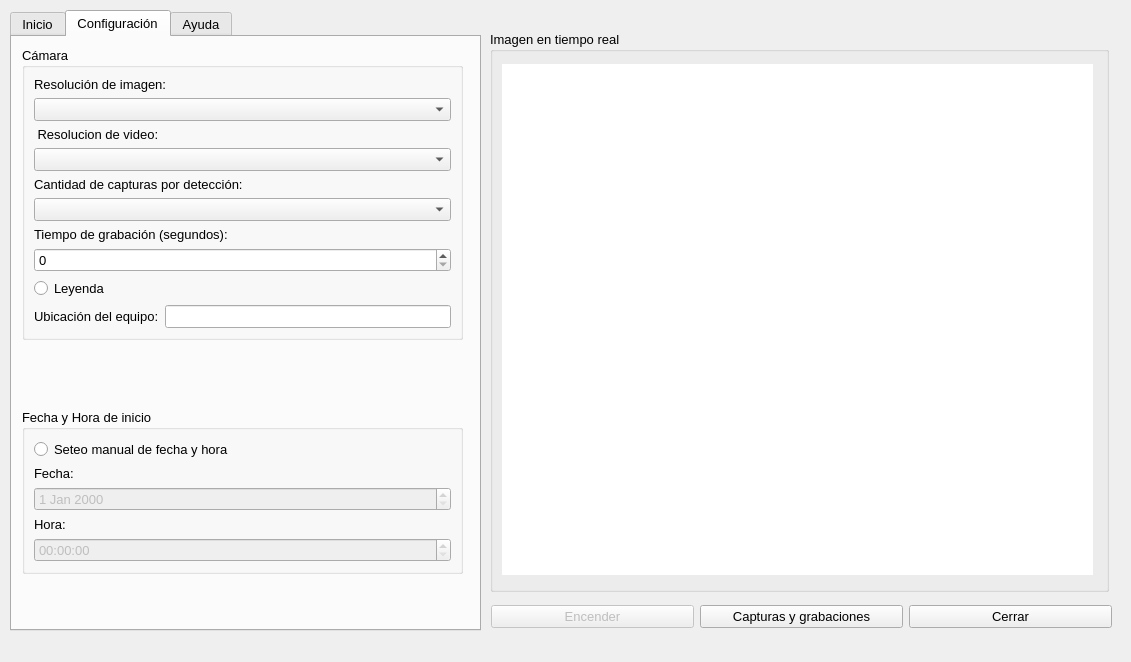
<?xml version="1.0" encoding="UTF-8"?>
<ui version="4.0">
 <class>MainWindow</class>
 <widget class="QMainWindow" name="MainWindow">
  <property name="enabled">
   <bool>true</bool>
  </property>
  <property name="geometry">
   <rect>
    <x>0</x>
    <y>0</y>
    <width>1131</width>
    <height>662</height>
   </rect>
  </property>
  <property name="minimumSize">
   <size>
    <width>1131</width>
    <height>662</height>
   </size>
  </property>
  <property name="maximumSize">
   <size>
    <width>1131</width>
    <height>662</height>
   </size>
  </property>
  <property name="font">
   <font>
    <pointsize>10</pointsize>
   </font>
  </property>
  <property name="windowTitle">
   <string>MainWindow</string>
  </property>
  <property name="autoFillBackground">
   <bool>false</bool>
  </property>
  <property name="documentMode">
   <bool>false</bool>
  </property>
  <widget class="QWidget" name="centralwidget">
   <widget class="QTabWidget" name="Inicio">
    <property name="geometry">
     <rect>
      <x>10</x>
      <y>10</y>
      <width>471</width>
      <height>621</height>
     </rect>
    </property>
    <property name="sizePolicy">
     <sizepolicy hsizetype="Fixed" vsizetype="Fixed">
      <horstretch>0</horstretch>
      <verstretch>0</verstretch>
     </sizepolicy>
    </property>
    <property name="whatsThis">
     <string>&lt;html&gt;&lt;head/&gt;&lt;body&gt;&lt;p&gt;&lt;br/&gt;&lt;/p&gt;&lt;/body&gt;&lt;/html&gt;</string>
    </property>
    <property name="currentIndex">
     <number>1</number>
    </property>
    <widget class="QWidget" name="tab_2">
     <attribute name="title">
      <string>Inicio</string>
     </attribute>
     <layout class="QVBoxLayout" name="verticalLayout_4">
      <item>
       <widget class="QGroupBox" name="groupBox_9">
        <property name="title">
         <string>Configuracion establecida</string>
        </property>
        <layout class="QHBoxLayout" name="horizontalLayout_3">
         <item>
          <widget class="QTreeWidget" name="twConfiguracionSeteada">
           <property name="sizePolicy">
            <sizepolicy hsizetype="Expanding" vsizetype="Expanding">
             <horstretch>0</horstretch>
             <verstretch>0</verstretch>
            </sizepolicy>
           </property>
           <property name="minimumSize">
            <size>
             <width>0</width>
             <height>0</height>
            </size>
           </property>
           <property name="maximumSize">
            <size>
             <width>3242424</width>
             <height>234242</height>
            </size>
           </property>
           <property name="font">
            <font>
             <pointsize>10</pointsize>
             <kerning>true</kerning>
            </font>
           </property>
           <property name="acceptDrops">
            <bool>false</bool>
           </property>
           <property name="layoutDirection">
            <enum>Qt::LeftToRight</enum>
           </property>
           <property name="autoFillBackground">
            <bool>false</bool>
           </property>
           <property name="styleSheet">
            <string notr="true"/>
           </property>
           <property name="inputMethodHints">
            <set>Qt::ImhNone</set>
           </property>
           <property name="frameShape">
            <enum>QFrame::WinPanel</enum>
           </property>
           <property name="frameShadow">
            <enum>QFrame::Sunken</enum>
           </property>
           <property name="midLineWidth">
            <number>0</number>
           </property>
           <property name="verticalScrollBarPolicy">
            <enum>Qt::ScrollBarAlwaysOff</enum>
           </property>
           <property name="horizontalScrollBarPolicy">
            <enum>Qt::ScrollBarAlwaysOff</enum>
           </property>
           <property name="sizeAdjustPolicy">
            <enum>QAbstractScrollArea::AdjustIgnored</enum>
           </property>
           <property name="autoScroll">
            <bool>true</bool>
           </property>
           <property name="showDropIndicator" stdset="0">
            <bool>false</bool>
           </property>
           <property name="uniformRowHeights">
            <bool>true</bool>
           </property>
           <property name="wordWrap">
            <bool>false</bool>
           </property>
           <attribute name="headerDefaultSectionSize">
            <number>200</number>
           </attribute>
           <attribute name="headerMinimumSectionSize">
            <number>200</number>
           </attribute>
           <column>
            <property name="text">
             <string>Características</string>
            </property>
           </column>
           <column>
            <property name="text">
             <string>Valor</string>
            </property>
           </column>
          </widget>
         </item>
        </layout>
       </widget>
      </item>
      <item>
       <widget class="QGroupBox" name="groupBox_3">
        <property name="title">
         <string>Fecha y horario de avistamientos</string>
        </property>
        <layout class="QHBoxLayout" name="horizontalLayout_2">
         <item>
          <widget class="QTreeWidget" name="twAvistamientos">
           <property name="layoutDirection">
            <enum>Qt::LeftToRight</enum>
           </property>
           <property name="frameShape">
            <enum>QFrame::WinPanel</enum>
           </property>
           <property name="verticalScrollBarPolicy">
            <enum>Qt::ScrollBarAlwaysOff</enum>
           </property>
           <property name="horizontalScrollBarPolicy">
            <enum>Qt::ScrollBarAlwaysOff</enum>
           </property>
           <property name="sizeAdjustPolicy">
            <enum>QAbstractScrollArea::AdjustIgnored</enum>
           </property>
           <property name="autoScroll">
            <bool>true</bool>
           </property>
           <property name="showDropIndicator" stdset="0">
            <bool>false</bool>
           </property>
           <property name="alternatingRowColors">
            <bool>false</bool>
           </property>
           <property name="selectionMode">
            <enum>QAbstractItemView::SingleSelection</enum>
           </property>
           <property name="uniformRowHeights">
            <bool>true</bool>
           </property>
           <property name="expandsOnDoubleClick">
            <bool>true</bool>
           </property>
           <attribute name="headerCascadingSectionResizes">
            <bool>false</bool>
           </attribute>
           <attribute name="headerDefaultSectionSize">
            <number>200</number>
           </attribute>
           <attribute name="headerHighlightSections">
            <bool>false</bool>
           </attribute>
           <attribute name="headerMinimumSectionSize">
            <number>200</number>
           </attribute>
           <attribute name="headerShowSortIndicator" stdset="0">
            <bool>false</bool>
           </attribute>
           <column>
            <property name="text">
             <string>Fecha</string>
            </property>
           </column>
           <column>
            <property name="text">
             <string>Horario</string>
            </property>
           </column>
          </widget>
         </item>
        </layout>
       </widget>
      </item>
     </layout>
    </widget>
    <widget class="QWidget" name="tab_4">
     <attribute name="title">
      <string>Configuración</string>
     </attribute>
     <widget class="QWidget" name="layoutWidget">
      <property name="geometry">
       <rect>
        <x>10</x>
        <y>10</y>
        <width>441</width>
        <height>589</height>
       </rect>
      </property>
      <layout class="QVBoxLayout" name="verticalLayout_13">
       <item>
        <widget class="QGroupBox" name="groupBox_8">
         <property name="title">
          <string>Cámara</string>
         </property>
         <layout class="QVBoxLayout" name="verticalLayout_19">
          <item>
           <layout class="QVBoxLayout" name="verticalLayout_18">
            <item>
             <layout class="QVBoxLayout" name="verticalLayout_17">
              <item>
               <layout class="QVBoxLayout" name="verticalLayout_7">
                <item>
                 <widget class="QLabel" name="label_32">
                  <property name="text">
                   <string>Resolución de imagen:</string>
                  </property>
                 </widget>
                </item>
                <item>
                 <widget class="QComboBox" name="cbResImagen">
                  <item>
                   <property name="text">
                    <string/>
                   </property>
                  </item>
                  <item>
                   <property name="text">
                    <string>8 MP - 4:3</string>
                   </property>
                  </item>
                  <item>
                   <property name="text">
                    <string>2 MP - 16:9</string>
                   </property>
                  </item>
                  <item>
                   <property name="text">
                    <string>2 MP - 4:3</string>
                   </property>
                  </item>
                  <item>
                   <property name="text">
                    <string>1.5 MP - 16:9</string>
                   </property>
                  </item>
                  <item>
                   <property name="text">
                    <string>0.9 MP - 16:9</string>
                   </property>
                  </item>
                  <item>
                   <property name="text">
                    <string>0.3 MP - 4:3</string>
                   </property>
                  </item>
                 </widget>
                </item>
               </layout>
              </item>
              <item>
               <layout class="QVBoxLayout" name="verticalLayout_6">
                <item>
                 <widget class="QLabel" name="label_15">
                  <property name="text">
                   <string> Resolucion de video:</string>
                  </property>
                 </widget>
                </item>
                <item>
                 <widget class="QComboBox" name="cbResVideo">
                  <item>
                   <property name="text">
                    <string/>
                   </property>
                  </item>
                  <item>
                   <property name="text">
                    <string>1080p - 30fps</string>
                   </property>
                  </item>
                  <item>
                   <property name="text">
                    <string>720p - 60fps</string>
                   </property>
                  </item>
                  <item>
                   <property name="text">
                    <string>480p - 60fps</string>
                   </property>
                  </item>
                  <item>
                   <property name="text">
                    <string>480p - 90fps</string>
                   </property>
                  </item>
                 </widget>
                </item>
               </layout>
              </item>
              <item>
               <layout class="QVBoxLayout" name="verticalLayout_11">
                <item>
                 <widget class="QLabel" name="label_16">
                  <property name="text">
                   <string>Cantidad de capturas por detección:</string>
                  </property>
                 </widget>
                </item>
                <item>
                 <widget class="QComboBox" name="cbNroCapturas">
                  <item>
                   <property name="text">
                    <string/>
                   </property>
                  </item>
                  <item>
                   <property name="text">
                    <string>1</string>
                   </property>
                  </item>
                  <item>
                   <property name="text">
                    <string>2</string>
                   </property>
                  </item>
                  <item>
                   <property name="text">
                    <string>3</string>
                   </property>
                  </item>
                  <item>
                   <property name="text">
                    <string>4</string>
                   </property>
                  </item>
                  <item>
                   <property name="text">
                    <string>5</string>
                   </property>
                  </item>
                 </widget>
                </item>
               </layout>
              </item>
              <item>
               <layout class="QVBoxLayout" name="verticalLayout_9">
                <item>
                 <widget class="QLabel" name="label_33">
                  <property name="text">
                   <string>Tiempo de grabación (segundos):</string>
                  </property>
                 </widget>
                </item>
                <item>
                 <widget class="QSpinBox" name="sbDuracion">
                  <property name="minimum">
                   <number>0</number>
                  </property>
                  <property name="maximum">
                   <number>90</number>
                  </property>
                  <property name="value">
                   <number>0</number>
                  </property>
                 </widget>
                </item>
               </layout>
              </item>
             </layout>
            </item>
            <item>
             <widget class="QRadioButton" name="rbLeyenda">
              <property name="text">
               <string>Leyenda</string>
              </property>
             </widget>
            </item>
            <item>
             <layout class="QHBoxLayout" name="horizontalLayout_7">
              <item>
               <widget class="QLabel" name="label_17">
                <property name="text">
                 <string>Ubicación del equipo:</string>
                </property>
               </widget>
              </item>
              <item>
               <widget class="QLineEdit" name="leUbicacion">
                <property name="text">
                 <string/>
                </property>
               </widget>
              </item>
             </layout>
            </item>
           </layout>
          </item>
         </layout>
        </widget>
       </item>
       <item>
        <spacer name="verticalSpacer">
         <property name="orientation">
          <enum>Qt::Vertical</enum>
         </property>
         <property name="sizeHint" stdset="0">
          <size>
           <width>20</width>
           <height>40</height>
          </size>
         </property>
        </spacer>
       </item>
       <item>
        <widget class="QGroupBox" name="groupBox_7">
         <property name="title">
          <string>Fecha y Hora de inicio</string>
         </property>
         <layout class="QHBoxLayout" name="horizontalLayout_8">
          <item>
           <layout class="QVBoxLayout" name="verticalLayout_12">
            <item>
             <widget class="QRadioButton" name="rbFechayhora">
              <property name="text">
               <string>Seteo manual de fecha y hora</string>
              </property>
             </widget>
            </item>
            <item>
             <layout class="QVBoxLayout" name="verticalLayout_8">
              <item>
               <widget class="QLabel" name="label_21">
                <property name="text">
                 <string>Fecha:</string>
                </property>
               </widget>
              </item>
              <item>
               <widget class="QDateEdit" name="deFecha">
                <property name="enabled">
                 <bool>false</bool>
                </property>
                <property name="font">
                 <font>
                  <pointsize>10</pointsize>
                 </font>
                </property>
                <property name="autoFillBackground">
                 <bool>false</bool>
                </property>
                <property name="readOnly">
                 <bool>false</bool>
                </property>
               </widget>
              </item>
             </layout>
            </item>
            <item>
             <layout class="QVBoxLayout" name="verticalLayout_10">
              <item>
               <widget class="QLabel" name="label_20">
                <property name="text">
                 <string>Hora:</string>
                </property>
               </widget>
              </item>
              <item>
               <widget class="QTimeEdit" name="teHora">
                <property name="enabled">
                 <bool>false</bool>
                </property>
                <property name="font">
                 <font>
                  <pointsize>10</pointsize>
                 </font>
                </property>
                <property name="readOnly">
                 <bool>false</bool>
                </property>
               </widget>
              </item>
             </layout>
            </item>
           </layout>
          </item>
         </layout>
        </widget>
       </item>
       <item>
        <spacer name="verticalSpacer_3">
         <property name="orientation">
          <enum>Qt::Vertical</enum>
         </property>
         <property name="sizeHint" stdset="0">
          <size>
           <width>20</width>
           <height>40</height>
          </size>
         </property>
        </spacer>
       </item>
      </layout>
     </widget>
    </widget>
    <widget class="QWidget" name="tab">
     <attribute name="title">
      <string>Ayuda</string>
     </attribute>
     <widget class="QWidget" name="layoutWidget">
      <property name="geometry">
       <rect>
        <x>10</x>
        <y>10</y>
        <width>441</width>
        <height>571</height>
       </rect>
      </property>
      <layout class="QHBoxLayout" name="horizontalLayout_5">
       <item>
        <spacer name="verticalSpacer_6">
         <property name="orientation">
          <enum>Qt::Vertical</enum>
         </property>
         <property name="sizeHint" stdset="0">
          <size>
           <width>20</width>
           <height>40</height>
          </size>
         </property>
        </spacer>
       </item>
       <item>
        <layout class="QVBoxLayout" name="verticalLayout_16">
         <item>
          <layout class="QVBoxLayout" name="verticalLayout_15">
           <item>
            <widget class="QLabel" name="label_37">
             <property name="enabled">
              <bool>true</bool>
             </property>
             <property name="font">
              <font>
               <pointsize>10</pointsize>
               <weight>75</weight>
               <bold>true</bold>
               <stylestrategy>PreferAntialias</stylestrategy>
              </font>
             </property>
             <property name="layoutDirection">
              <enum>Qt::LeftToRight</enum>
             </property>
             <property name="autoFillBackground">
              <bool>false</bool>
             </property>
             <property name="frameShadow">
              <enum>QFrame::Plain</enum>
             </property>
             <property name="text">
              <string>Pasos para configurar sistema:</string>
             </property>
             <property name="textFormat">
              <enum>Qt::AutoText</enum>
             </property>
             <property name="alignment">
              <set>Qt::AlignLeading|Qt::AlignLeft|Qt::AlignTop</set>
             </property>
             <property name="wordWrap">
              <bool>true</bool>
             </property>
            </widget>
           </item>
           <item>
            <widget class="QLabel" name="label_38">
             <property name="sizePolicy">
              <sizepolicy hsizetype="Preferred" vsizetype="Preferred">
               <horstretch>0</horstretch>
               <verstretch>0</verstretch>
              </sizepolicy>
             </property>
             <property name="minimumSize">
              <size>
               <width>0</width>
               <height>0</height>
              </size>
             </property>
             <property name="font">
              <font>
               <family>MS Shell Dlg 2</family>
               <pointsize>9</pointsize>
               <weight>50</weight>
               <italic>false</italic>
               <bold>false</bold>
               <underline>false</underline>
               <stylestrategy>PreferAntialias</stylestrategy>
               <kerning>false</kerning>
              </font>
             </property>
             <property name="layoutDirection">
              <enum>Qt::LeftToRight</enum>
             </property>
             <property name="autoFillBackground">
              <bool>false</bool>
             </property>
             <property name="frameShadow">
              <enum>QFrame::Plain</enum>
             </property>
             <property name="text">
              <string>1) En pestaña Configuración, seleccionar resolución de imagen y video, cantidad de capturas, duración de grabación, leyenda y nombre de la ubicación del equipo, mostrada en la leyenda.                                                                                                                                                                                </string>
             </property>
             <property name="textFormat">
              <enum>Qt::AutoText</enum>
             </property>
             <property name="alignment">
              <set>Qt::AlignLeading|Qt::AlignLeft|Qt::AlignTop</set>
             </property>
             <property name="wordWrap">
              <bool>true</bool>
             </property>
            </widget>
           </item>
           <item>
            <widget class="QLabel" name="label">
             <property name="font">
              <font>
               <pointsize>9</pointsize>
               <stylestrategy>PreferDefault</stylestrategy>
               <kerning>false</kerning>
              </font>
             </property>
             <property name="text">
              <string>En caso de no haber conexión a internet, seleccionar seteo manual y setear hora, la misma se asignará al presionar el boton encender.</string>
             </property>
             <property name="wordWrap">
              <bool>true</bool>
             </property>
            </widget>
           </item>
           <item>
            <spacer name="verticalSpacer_4">
             <property name="orientation">
              <enum>Qt::Vertical</enum>
             </property>
             <property name="sizeHint" stdset="0">
              <size>
               <width>20</width>
               <height>20</height>
              </size>
             </property>
            </spacer>
           </item>
           <item>
            <widget class="QLabel" name="label_39">
             <property name="font">
              <font>
               <family>MS Shell Dlg 2</family>
               <pointsize>9</pointsize>
               <weight>50</weight>
               <italic>false</italic>
               <bold>false</bold>
               <underline>false</underline>
               <stylestrategy>PreferAntialias</stylestrategy>
               <kerning>false</kerning>
              </font>
             </property>
             <property name="layoutDirection">
              <enum>Qt::LeftToRight</enum>
             </property>
             <property name="autoFillBackground">
              <bool>false</bool>
             </property>
             <property name="frameShadow">
              <enum>QFrame::Plain</enum>
             </property>
             <property name="text">
              <string>2) Encender sistema.</string>
             </property>
             <property name="textFormat">
              <enum>Qt::AutoText</enum>
             </property>
             <property name="alignment">
              <set>Qt::AlignLeading|Qt::AlignLeft|Qt::AlignTop</set>
             </property>
             <property name="wordWrap">
              <bool>true</bool>
             </property>
            </widget>
           </item>
           <item>
            <spacer name="verticalSpacer_9">
             <property name="orientation">
              <enum>Qt::Vertical</enum>
             </property>
             <property name="sizeHint" stdset="0">
              <size>
               <width>20</width>
               <height>20</height>
              </size>
             </property>
            </spacer>
           </item>
           <item>
            <widget class="QLabel" name="label_44">
             <property name="font">
              <font>
               <family>MS Shell Dlg 2</family>
               <pointsize>9</pointsize>
               <weight>50</weight>
               <italic>false</italic>
               <bold>false</bold>
               <underline>false</underline>
               <stylestrategy>PreferAntialias</stylestrategy>
               <kerning>false</kerning>
              </font>
             </property>
             <property name="layoutDirection">
              <enum>Qt::LeftToRight</enum>
             </property>
             <property name="autoFillBackground">
              <bool>false</bool>
             </property>
             <property name="frameShadow">
              <enum>QFrame::Plain</enum>
             </property>
             <property name="text">
              <string>La fecha y hora mostrada en configuración indica cuando fue encendido el sistema.</string>
             </property>
             <property name="textFormat">
              <enum>Qt::AutoText</enum>
             </property>
             <property name="alignment">
              <set>Qt::AlignLeading|Qt::AlignLeft|Qt::AlignTop</set>
             </property>
             <property name="wordWrap">
              <bool>true</bool>
             </property>
            </widget>
           </item>
           <item>
            <spacer name="verticalSpacer_10">
             <property name="orientation">
              <enum>Qt::Vertical</enum>
             </property>
             <property name="sizeHint" stdset="0">
              <size>
               <width>20</width>
               <height>20</height>
              </size>
             </property>
            </spacer>
           </item>
           <item>
            <widget class="QLabel" name="label_45">
             <property name="font">
              <font>
               <family>MS Shell Dlg 2</family>
               <pointsize>9</pointsize>
               <weight>50</weight>
               <italic>false</italic>
               <bold>false</bold>
               <underline>false</underline>
               <stylestrategy>PreferAntialias</stylestrategy>
               <kerning>false</kerning>
              </font>
             </property>
             <property name="layoutDirection">
              <enum>Qt::LeftToRight</enum>
             </property>
             <property name="autoFillBackground">
              <bool>false</bool>
             </property>
             <property name="frameShadow">
              <enum>QFrame::Plain</enum>
             </property>
             <property name="text">
              <string>Para realizar cambios en el funcionamiento del equipo, se requiere cerrar y volver a abrir.</string>
             </property>
             <property name="textFormat">
              <enum>Qt::AutoText</enum>
             </property>
             <property name="alignment">
              <set>Qt::AlignLeading|Qt::AlignLeft|Qt::AlignTop</set>
             </property>
             <property name="wordWrap">
              <bool>true</bool>
             </property>
            </widget>
           </item>
          </layout>
         </item>
         <item>
          <spacer name="verticalSpacer_8">
           <property name="orientation">
            <enum>Qt::Vertical</enum>
           </property>
           <property name="sizeHint" stdset="0">
            <size>
             <width>20</width>
             <height>40</height>
            </size>
           </property>
          </spacer>
         </item>
         <item>
          <layout class="QVBoxLayout" name="verticalLayout_14">
           <item>
            <widget class="QLabel" name="label_40">
             <property name="enabled">
              <bool>true</bool>
             </property>
             <property name="font">
              <font>
               <pointsize>10</pointsize>
               <weight>75</weight>
               <bold>true</bold>
               <stylestrategy>PreferAntialias</stylestrategy>
              </font>
             </property>
             <property name="layoutDirection">
              <enum>Qt::LeftToRight</enum>
             </property>
             <property name="autoFillBackground">
              <bool>false</bool>
             </property>
             <property name="frameShadow">
              <enum>QFrame::Plain</enum>
             </property>
             <property name="text">
              <string>Boton Capturas y grabaciones:</string>
             </property>
             <property name="textFormat">
              <enum>Qt::AutoText</enum>
             </property>
             <property name="alignment">
              <set>Qt::AlignLeading|Qt::AlignLeft|Qt::AlignTop</set>
             </property>
             <property name="wordWrap">
              <bool>true</bool>
             </property>
            </widget>
           </item>
           <item>
            <widget class="QLabel" name="label_41">
             <property name="font">
              <font>
               <family>MS Shell Dlg 2</family>
               <pointsize>9</pointsize>
               <weight>50</weight>
               <italic>false</italic>
               <bold>false</bold>
               <underline>false</underline>
               <stylestrategy>PreferAntialias</stylestrategy>
               <kerning>false</kerning>
              </font>
             </property>
             <property name="layoutDirection">
              <enum>Qt::LeftToRight</enum>
             </property>
             <property name="autoFillBackground">
              <bool>false</bool>
             </property>
             <property name="frameShadow">
              <enum>QFrame::Plain</enum>
             </property>
             <property name="text">
              <string>Redirecciona a directorio en el cual se almacenan las capturas y grabaciones realizadas.</string>
             </property>
             <property name="textFormat">
              <enum>Qt::AutoText</enum>
             </property>
             <property name="alignment">
              <set>Qt::AlignLeading|Qt::AlignLeft|Qt::AlignTop</set>
             </property>
             <property name="wordWrap">
              <bool>true</bool>
             </property>
            </widget>
           </item>
          </layout>
         </item>
         <item>
          <spacer name="verticalSpacer_2">
           <property name="orientation">
            <enum>Qt::Vertical</enum>
           </property>
           <property name="sizeHint" stdset="0">
            <size>
             <width>20</width>
             <height>40</height>
            </size>
           </property>
          </spacer>
         </item>
         <item>
          <layout class="QVBoxLayout" name="verticalLayout_5">
           <item>
            <widget class="QLabel" name="label_42">
             <property name="enabled">
              <bool>true</bool>
             </property>
             <property name="font">
              <font>
               <pointsize>10</pointsize>
               <weight>75</weight>
               <bold>true</bold>
               <stylestrategy>PreferAntialias</stylestrategy>
              </font>
             </property>
             <property name="layoutDirection">
              <enum>Qt::LeftToRight</enum>
             </property>
             <property name="autoFillBackground">
              <bool>false</bool>
             </property>
             <property name="frameShadow">
              <enum>QFrame::Plain</enum>
             </property>
             <property name="text">
              <string>Boton Cerrar:</string>
             </property>
             <property name="textFormat">
              <enum>Qt::AutoText</enum>
             </property>
             <property name="alignment">
              <set>Qt::AlignLeading|Qt::AlignLeft|Qt::AlignTop</set>
             </property>
             <property name="wordWrap">
              <bool>true</bool>
             </property>
            </widget>
           </item>
           <item>
            <widget class="QLabel" name="label_43">
             <property name="font">
              <font>
               <family>MS Shell Dlg 2</family>
               <pointsize>9</pointsize>
               <weight>50</weight>
               <italic>false</italic>
               <bold>false</bold>
               <underline>false</underline>
               <stylestrategy>PreferAntialias</stylestrategy>
               <kerning>false</kerning>
              </font>
             </property>
             <property name="layoutDirection">
              <enum>Qt::LeftToRight</enum>
             </property>
             <property name="autoFillBackground">
              <bool>false</bool>
             </property>
             <property name="frameShadow">
              <enum>QFrame::Plain</enum>
             </property>
             <property name="text">
              <string>Utilizado para finalizar programa en caso de requerir apagar el equipo o cambiar las resoluciones, duración del video y/o cantidad de capturas por detección.</string>
             </property>
             <property name="textFormat">
              <enum>Qt::AutoText</enum>
             </property>
             <property name="alignment">
              <set>Qt::AlignLeading|Qt::AlignLeft|Qt::AlignTop</set>
             </property>
             <property name="wordWrap">
              <bool>true</bool>
             </property>
            </widget>
           </item>
          </layout>
         </item>
         <item>
          <spacer name="verticalSpacer_5">
           <property name="orientation">
            <enum>Qt::Vertical</enum>
           </property>
           <property name="sizeHint" stdset="0">
            <size>
             <width>20</width>
             <height>40</height>
            </size>
           </property>
          </spacer>
         </item>
         <item>
          <spacer name="horizontalSpacer">
           <property name="orientation">
            <enum>Qt::Horizontal</enum>
           </property>
           <property name="sizeHint" stdset="0">
            <size>
             <width>40</width>
             <height>20</height>
            </size>
           </property>
          </spacer>
         </item>
        </layout>
       </item>
       <item>
        <spacer name="verticalSpacer_7">
         <property name="orientation">
          <enum>Qt::Vertical</enum>
         </property>
         <property name="sizeHint" stdset="0">
          <size>
           <width>20</width>
           <height>40</height>
          </size>
         </property>
        </spacer>
       </item>
      </layout>
     </widget>
    </widget>
   </widget>
   <widget class="QGroupBox" name="gbImagenVivo">
    <property name="geometry">
     <rect>
      <x>490</x>
      <y>31</y>
      <width>619</width>
      <height>561</height>
     </rect>
    </property>
    <property name="autoFillBackground">
     <bool>true</bool>
    </property>
    <property name="styleSheet">
     <string notr="true"/>
    </property>
    <property name="title">
     <string>Imagen en tiempo real</string>
    </property>
    <widget class="QLabel" name="lbVideo">
     <property name="geometry">
      <rect>
       <x>12</x>
       <y>33</y>
       <width>591</width>
       <height>511</height>
      </rect>
     </property>
     <property name="autoFillBackground">
      <bool>false</bool>
     </property>
     <property name="styleSheet">
      <string notr="true">background-color:rgb(255, 255, 255)</string>
     </property>
     <property name="text">
      <string/>
     </property>
    </widget>
   </widget>
   <widget class="QSplitter" name="splitter">
    <property name="geometry">
     <rect>
      <x>0</x>
      <y>0</y>
      <width>0</width>
      <height>0</height>
     </rect>
    </property>
    <property name="orientation">
     <enum>Qt::Vertical</enum>
    </property>
   </widget>
   <widget class="QWidget" name="layoutWidget">
    <property name="geometry">
     <rect>
      <x>0</x>
      <y>0</y>
      <width>2</width>
      <height>2</height>
     </rect>
    </property>
    <layout class="QVBoxLayout" name="verticalLayout_2"/>
   </widget>
   <widget class="QWidget" name="layoutWidget">
    <property name="geometry">
     <rect>
      <x>0</x>
      <y>0</y>
      <width>2</width>
      <height>2</height>
     </rect>
    </property>
    <layout class="QVBoxLayout" name="verticalLayout_3"/>
   </widget>
   <widget class="QWidget" name="layoutWidget">
    <property name="geometry">
     <rect>
      <x>0</x>
      <y>0</y>
      <width>2</width>
      <height>2</height>
     </rect>
    </property>
    <layout class="QHBoxLayout" name="horizontalLayout_4"/>
   </widget>
   <widget class="QWidget" name="layoutWidget">
    <property name="geometry">
     <rect>
      <x>0</x>
      <y>0</y>
      <width>2</width>
      <height>2</height>
     </rect>
    </property>
    <layout class="QVBoxLayout" name="verticalLayout"/>
   </widget>
   <widget class="QWidget" name="layoutWidget">
    <property name="geometry">
     <rect>
      <x>0</x>
      <y>0</y>
      <width>2</width>
      <height>2</height>
     </rect>
    </property>
    <layout class="QHBoxLayout" name="horizontalLayout_6"/>
   </widget>
   <widget class="QWidget" name="layoutWidget">
    <property name="geometry">
     <rect>
      <x>491</x>
      <y>601</y>
      <width>621</width>
      <height>32</height>
     </rect>
    </property>
    <layout class="QHBoxLayout" name="horizontalLayout">
     <item>
      <widget class="QPushButton" name="pbEncender">
       <property name="enabled">
        <bool>false</bool>
       </property>
       <property name="contextMenuPolicy">
        <enum>Qt::DefaultContextMenu</enum>
       </property>
       <property name="acceptDrops">
        <bool>false</bool>
       </property>
       <property name="inputMethodHints">
        <set>Qt::ImhNone</set>
       </property>
       <property name="text">
        <string>Encender</string>
       </property>
       <property name="checkable">
        <bool>false</bool>
       </property>
       <property name="checked">
        <bool>false</bool>
       </property>
       <property name="default">
        <bool>false</bool>
       </property>
      </widget>
     </item>
     <item>
      <widget class="QPushButton" name="pbCapturas">
       <property name="enabled">
        <bool>true</bool>
       </property>
       <property name="text">
        <string>Capturas y grabaciones</string>
       </property>
       <property name="autoDefault">
        <bool>false</bool>
       </property>
       <property name="default">
        <bool>false</bool>
       </property>
       <property name="flat">
        <bool>false</bool>
       </property>
      </widget>
     </item>
     <item>
      <widget class="QPushButton" name="pbCerrar">
       <property name="text">
        <string>Cerrar</string>
       </property>
      </widget>
     </item>
    </layout>
   </widget>
  </widget>
  <action name="actionFecha_y_Hora">
   <property name="text">
    <string>Fecha y Hora</string>
   </property>
  </action>
  <action name="actionC_mara">
   <property name="text">
    <string>Cámara</string>
   </property>
  </action>
  <action name="actionEditar">
   <property name="text">
    <string>Editar</string>
   </property>
  </action>
  <action name="actionTama_o_de_ventana">
   <property name="text">
    <string>Agrandar</string>
   </property>
  </action>
  <action name="actionFuente">
   <property name="text">
    <string>Fuente</string>
   </property>
  </action>
 </widget>
 <tabstops>
  <tabstop>pbCerrar</tabstop>
  <tabstop>pbCapturas</tabstop>
  <tabstop>Inicio</tabstop>
  <tabstop>twConfiguracionSeteada</tabstop>
  <tabstop>twAvistamientos</tabstop>
  <tabstop>cbResImagen</tabstop>
  <tabstop>cbResVideo</tabstop>
  <tabstop>sbDuracion</tabstop>
  <tabstop>deFecha</tabstop>
  <tabstop>teHora</tabstop>
  <tabstop>pbEncender</tabstop>
 </tabstops>
 <resources/>
 <connections>
  <connection>
   <sender>pbCerrar</sender>
   <signal>clicked()</signal>
   <receiver>MainWindow</receiver>
   <slot>close()</slot>
   <hints>
    <hint type="sourcelabel">
     <x>1048</x>
     <y>632</y>
    </hint>
    <hint type="destinationlabel">
     <x>1106</x>
     <y>606</y>
    </hint>
   </hints>
  </connection>
 </connections>
</ui>
